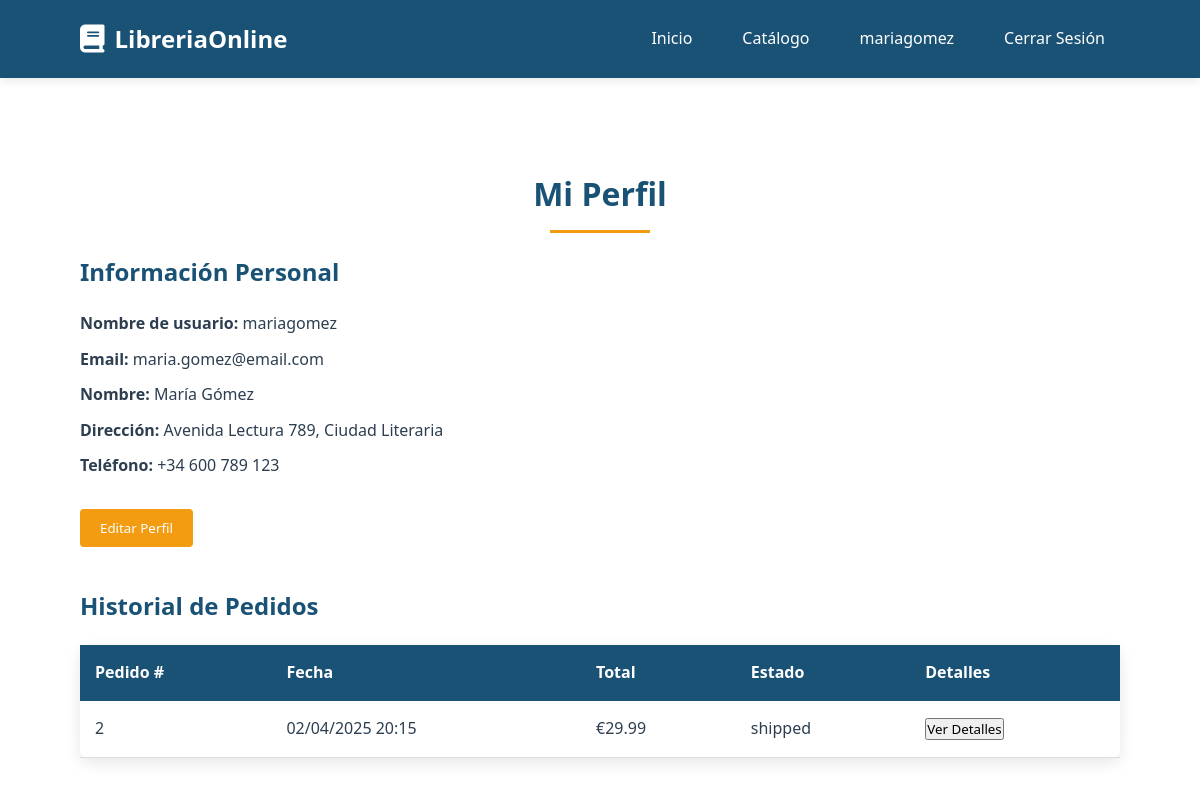
The app's page /profile.php (signed in) with its own data.
### tables this page shows
CREATE TABLE `users` (
  `user_id` int(11) NOT NULL,
  `username` varchar(50) NOT NULL,
  `email` varchar(100) NOT NULL,
  `password_hash` varchar(255) NOT NULL,
  `first_name` varchar(50) DEFAULT NULL,
  `last_name` varchar(50) DEFAULT NULL,
  `address` varchar(255) DEFAULT NULL,
  `phone` varchar(20) DEFAULT NULL,
  `created_at` timestamp NOT NULL DEFAULT current_timestamp(),
  `updated_at` timestamp NOT NULL DEFAULT current_timestamp() ON UPDATE current_timestamp()
);

CREATE TABLE `orders` (
  `order_id` int(11) NOT NULL,
  `user_id` int(11) NOT NULL,
  `total_amount` decimal(10,2) NOT NULL,
  `status` enum('pending','processing','shipped','delivered','cancelled') DEFAULT 'pending',
  `shipping_address` varchar(255) NOT NULL,
  `created_at` timestamp NOT NULL DEFAULT current_timestamp(),
  `updated_at` timestamp NOT NULL DEFAULT current_timestamp() ON UPDATE current_timestamp()
);

### profile.php (the view, shortened to what this page needs)
<?php
include 'conexion.php';
$user_id = $_SESSION['user_id'];
$stmt = $pdo->prepare("SELECT username, email, first_name, last_name, address, phone FROM users WHERE user_id = ?");
$stmt->execute([$user_id]);
$user = $stmt->fetch(PDO::FETCH_ASSOC);
$stmt = $pdo->prepare("SELECT order_id, total_amount, status, shipping_address, created_at FROM orders WHERE user_id = ? ORDER BY created_at DESC");
$stmt->execute([$user_id]);
$orders = $stmt->fetchAll(PDO::FETCH_ASSOC);
?>
<!DOCTYPE html>
<html lang="es">
<head>
    <link rel="stylesheet" href="styles/profile.css">
    <link rel="stylesheet" href="https://cdnjs.cloudflare.com/ajax/libs/font-awesome/6.2.0/css/all.min.css">
</head>
<body>
    <header>
        <div class="container header-container">
            <div class="logo">
                <i class="fas fa-book"></i>
                <span>LibreriaOnline</span>
            </div>
            <nav>
                <ul>
                    <li><a href="index.php">Inicio</a></li>
                    <li><a href="catalogo.php">Catálogo</a></li>
                    <li><a href="profile.php"><?php echo htmlspecialchars($_SESSION['username']); ?></a></li>
                    <li><a href="logout.php">Cerrar Sesión</a></li>
                </ul>
            </nav>
        </div>
    </header>
    <section class="profile-section">
        <div class="container">
            <h2 class="section-title">Mi Perfil</h2>
            <div class="profile-details">
                <h3>Información Personal</h3>
                <p><strong>Nombre de usuario:</strong> <span id="username"><?php echo htmlspecialchars($user['username']); ?></span></p>
                <p><strong>Email:</strong> <span id="email"><?php echo htmlspecialchars($user['email']); ?></span></p>
                <p><strong>Nombre:</strong> <span id="full-name"><?php echo htmlspecialchars($user['first_name'] . ' ' . $user['last_name']); ?></span></p>
                <p><strong>Dirección:</strong> <span id="address"><?php echo htmlspecialchars($user['address'] ?: 'No especificada'); ?></span></p>
                <p><strong>Teléfono:</strong> <span id="phone"><?php echo htmlspecialchars($user['phone'] ?: 'No especificado'); ?></span></p>
                <button class="btn edit-profile-btn" id="edit-profile-btn">Editar Perfil</button>
            </div>
            <div class="order-history">
                <h3>Historial de Pedidos</h3>
                <?php if (empty($orders)): ?>
                    <p>No tienes pedidos registrados.</p>
                <?php else: ?>
                    <table class="order-table">
                        <thead>
                            <tr>
                                <th>Pedido #</th>
                                <th>Fecha</th>
                                <th>Total</th>
                                <th>Estado</th>
                                <th>Detalles</th>
                            </tr>
                        </thead>
                        <tbody>
                            <?php foreach ($orders as $order): ?>
                                <tr>
                                    <td><?php echo htmlspecialchars($order['order_id']); ?></td>
                                    <td><?php echo date('d/m/Y H:i', strtotime($order['created_at'])); ?></td>
                                    <td>€<?php echo number_format($order['total_amount'], 2); ?></td>
                                    <td><?php echo htmlspecialchars($order['status']); ?></td>
                                    <td>
                                        <button class="btn view-details" data-order-id="<?php echo $order['order_id']; ?>">Ver Detalles</button>
                                    </td>
                                </tr>
                            <?php endforeach; ?>
                        </tbody>
                    </table>
                <?php endif; ?>
            </div>
        </div>
    </section>
</body>
</html>

### styles/profile.css (style rules this page uses)
* { margin: 0; padding: 0; box-sizing: border-box; font-family: 'Segoe UI', Tahoma, Geneva, Verdana, sans-serif; }
:root { --primary: #1a5276; --secondary: #2e86c1; --accent: #f39c12; --light: #ecf0f1; --dark: #2c3e50; }
body { background-color: #f5f5f5; color: var(--dark); line-height: 1.6; }
.container { width: 90%; max-width: 1200px; margin: 0 auto; padding: 0 20px; }
.section-title { text-align: center; margin: 40px 0 20px; color: var(--primary); font-size: 32px; position: relative; }
.section-title::after { content: ""; display: block; width: 100px; height: 3px; background-color: var(--accent); margin: 10px auto; }
header { background-color: var(--primary); color: white; padding: 20px 0; box-shadow: 0 2px 10px rgba(0, 0, 0, 0.1); position: sticky; top: 0; z-index: 1000; }
.header-container { display: flex; justify-content: space-between; align-items: center; }
.logo { display: flex; align-items: center; font-size: 24px; font-weight: bold; }
.logo i { margin-right: 10px; font-size: 28px; }
nav ul { display: flex; list-style: none; }
nav li { margin-left: 20px; }
nav a { color: white; text-decoration: none; font-weight: 500; transition: all 0.3s; padding: 10px 15px; border-radius: 4px; }
.profile-section { padding: 50px 0; background-color: white; }
.profile-details { margin-bottom: 40px; }
.profile-details h3, .order-history h3, .edit-profile h3 { color: var(--primary); font-size: 24px; margin-bottom: 20px; }
.profile-details p { margin-bottom: 10px; font-size: 16px; }
.edit-profile-btn { background-color: var(--accent); color: white; padding: 10px 20px; border: none; border-radius: 4px; cursor: pointer; transition: all 0.3s; margin-top: 20px; display: inline-block; }
.order-history { margin-top: 40px; }
.order-table { width: 100%; border-collapse: collapse; background-color: white; border-radius: 8px; box-shadow: 0 5px 15px rgba(0, 0, 0, 0.1); }
.order-table th, .order-table td { padding: 15px; text-align: left; font-size: 16px; }
.order-table th { background-color: var(--primary); color: white; font-weight: bold; }
.order-table td { border-bottom: 1px solid #ddd; color: var(--dark); }

### records on screen
users: username "mariagomez", email "maria.gomez@email.com", first_name+last_name "María Gómez", address "Avenida Lectura 789, Ciudad Literaria", phone "+34 600 789 123"
orders: order_id "2", created_at "02/04/2025 20:15", total_amount "29.99", status "shipped"

### other values on screen
$_SESSION['username'] "mariagomez"
